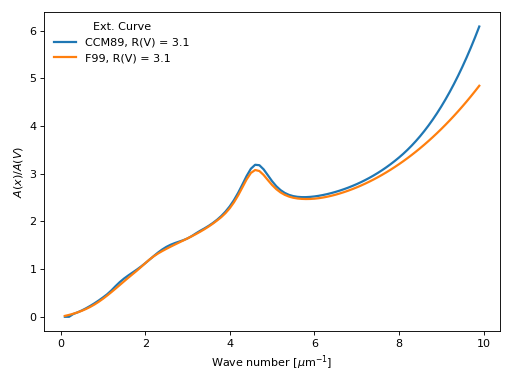

The Python source for this figure:
import numpy as np
import matplotlib.pyplot as plt
import astropy.units as u

from dustapprox.extinction import CCM89, F99

#define the wave numbers
x = np.arange(0.1, 10, 0.1)    # in microns^{-1}
lamb = 1. / x * u.micron

curves = [CCM89(), F99()]
Rv = 3.1

for c in curves:
    name = c.name
    plt.plot(x, c(lamb, Rv=Rv), label=f'{name:s}, R(V) = {Rv:0.1f}', lw=2)
plt.xlabel(r'Wave number [$\mu$m$^{-1}$]')
plt.ylabel(r'$A(x)/A(V)$')
plt.legend(loc='upper left', frameon=False, title='Ext. Curve')
plt.tight_layout()
plt.show()
